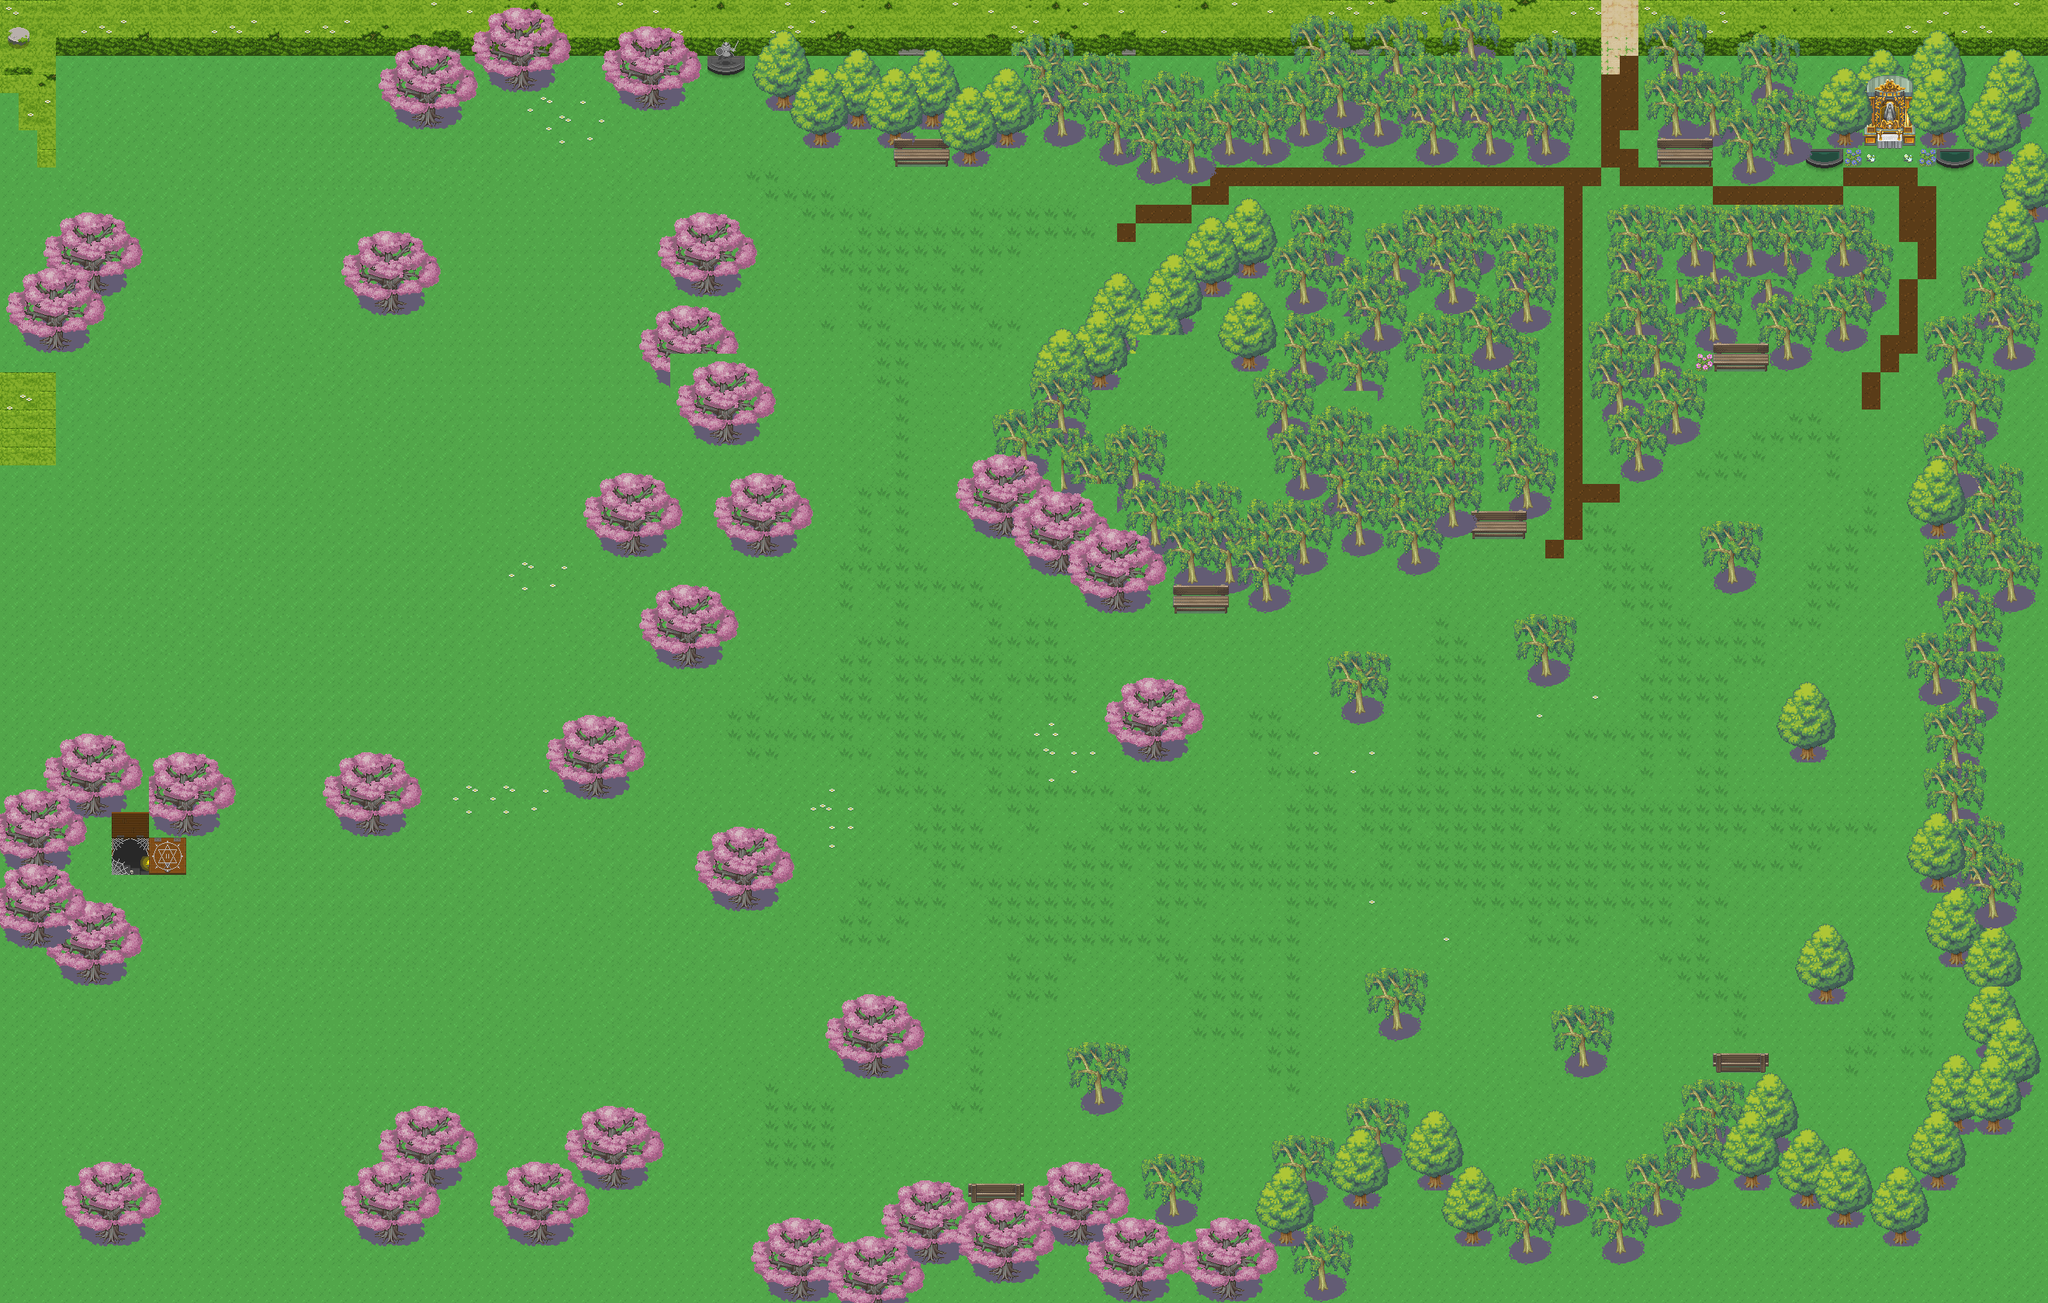

Rendered tile map (Tiled .tmx) drawn with the repository's tilesets; below, a short description and the map source with its tile grids summarised:
An orthogonal 110x70 tile map with 24x24 px tiles, 6 tile layers (Kachelebene 1, Kachelebene 2, Kachelebene 3, Kachelebene 4, ...), 4 tilesets and 421 objects.

<map version="2017.05.26" orientation="orthogonal" renderorder="right-down" width="110" height="70" tilewidth="24" tileheight="24" nextobjectid="449">
 <tileset firstgid="1" source="../../tilesets/uf_tileset_terrain.tsx" />
 <tileset firstgid="3041" source="../../tilesets/uf_tileset_baumendfrage.tsx" />
 <tileset firstgid="3921" source="../../tilesets/uf_tileset_baumendfrage_gross.tsx" />
 <tileset firstgid="4081" source="../../tilesets/uf_tileset_japanese_wedding24x24.tsx" />
 <layer name="Kachelebene 1" width="110" height="70">
  <data>[7700 cells, 7700 non-empty, 73 distinct tile ids]</data>
 </layer>
 <layer name="Kachelebene 2" width="110" height="70">
  <data>[7700 cells, 2540 non-empty, 98 distinct tile ids]</data>
 </layer>
 <layer name="Kachelebene 3" width="110" height="70">
  <data>[7700 cells, 2504 non-empty, 574 distinct tile ids]</data>
 </layer>
 <layer name="Kachelebene 4" width="110" height="70">
  <data>[7700 cells, 2077 non-empty, 558 distinct tile ids]</data>
 </layer>
 <layer name="Kachelebene 5" width="110" height="70">
  <data>[7700 cells, 331 non-empty, 77 distinct tile ids]</data>
 </layer>
 <layer name="Kachelebene 6" width="110" height="70">
  <data>[7700 cells, 150 non-empty, 146 distinct tile ids]</data>
 </layer>
 <objectgroup name="objects_players" visible="0">
  <object id="1" x="2040" y="72" width="72" height="144" />
  <object id="2" x="2112" y="168" width="24" height="48" />
  <object id="3" x="2136" y="192" width="72" height="48" />
  <object id="4" x="2040" y="216" width="96" height="24" />
  <object id="6" x="1584" y="192" width="456" height="48" />
  <object id="7" x="1944" y="240" width="144" height="24" />
  <object id="8" x="1992" y="264" width="72" height="24" />
  <object id="9" x="2208" y="216" width="168" height="24" />
  <object id="10" x="2088" y="240" width="264" height="24" />
  <object id="11" x="2352" y="240" width="72" height="24" />
  <object id="12" x="2376" y="216" width="48" height="24" />
  <object id="13" x="2400" y="192" width="72" height="24" />
  <object id="14" x="2424" y="216" width="144" height="48" />
  <object id="15" x="2424" y="264" width="120" height="24" />
  <object id="16" x="2424" y="288" width="120" height="24" />
  <object id="17" x="2448" y="312" width="96" height="24" />
  <object id="18" x="2448" y="336" width="72" height="24" />
  <object id="19" x="2448" y="360" width="72" height="24" />
  <object id="21" x="2424" y="384" width="96" height="24" />
  <object id="22" x="2424" y="408" width="48" height="24" />
  <object id="23" x="2352" y="432" width="120" height="24" />
  <object id="24" x="2280" y="456" width="192" height="24" />
  <object id="25" x="2208" y="456" width="72" height="24" />
  <object id="26" x="2208" y="480" width="288" height="48" />
  <object id="27" x="2208" y="528" width="288" height="24" />
  <object id="28" x="2160" y="552" width="312" height="24" />
  <object id="29" x="2160" y="576" width="312" height="24" />
  <object id="30" x="2016" y="600" width="432" height="24" />
  <object id="31" x="2016" y="576" width="48" height="24" />
  <object id="33" x="1992" y="528" width="72" height="48" />
  <object id="34" x="1992" y="408" width="48" height="120" />
  <object id="35" x="2016" y="288" width="48" height="120" />
  <object id="36" x="1944" y="264" width="48" height="24" />
  <object id="37" x="1632" y="240" width="312" height="24" />
  <object id="38" x="1752" y="264" width="48" height="24" />
  <object id="39" x="1752" y="168" width="48" height="24" />
  <object id="40" x="1536" y="216" width="48" height="48" />
  <object id="41" x="1464" y="216" width="72" height="96" />
  <object id="42" x="1272" y="192" width="168" height="144" />
  <object id="43" x="1440" y="216" width="24" height="120" />
  <object id="44" x="1464" y="312" width="24" height="24" />
  <object id="45" x="1320" y="168" width="72" height="24" />
  <object id="46" x="1272" y="336" width="144" height="48" />
  <object id="47" x="1272" y="384" width="120" height="24" />
  <object id="48" x="1272" y="408" width="72" height="24" />
  <object id="49" x="984" y="192" width="240" height="288" />
  <object id="50" x="1224" y="192" width="48" height="288" />
  <object id="51" x="1272" y="432" width="48" height="48" />
  <object id="52" x="1080" y="168" width="48" height="24" />
  <object id="53" x="1128" y="168" width="24" height="24" />
  <object id="55" x="984" y="168" width="96" height="24" />
  <object id="56" x="1296" y="168" width="24" height="24" />
  <object id="57" x="960" y="360" width="24" height="48" />
  <object id="58" x="984" y="120" width="24" height="48" />
  <object id="59" x="912" y="96" width="48" height="168" />
  <object id="60" x="960" y="120" width="24" height="168" />
  <object id="61" x="888" y="120" width="24" height="144" />
  <object id="62" x="864" y="120" width="24" height="144" />
  <object id="63" x="816" y="120" width="48" height="120" />
  <object id="64" x="744" y="120" width="72" height="96" />
  <object id="65" x="696" y="96" width="48" height="120" />
  <object id="66" x="648" y="96" width="48" height="120" />
  <object id="67" x="624" y="96" width="24" height="120" />
  <object id="68" x="600" y="144" width="24" height="72" />
  <object id="69" x="576" y="144" width="24" height="96" />
  <object id="70" x="552" y="144" width="24" height="96" />
  <object id="71" x="528" y="168" width="24" height="72" />
  <object id="72" x="504" y="192" width="24" height="72" />
  <object id="73" x="480" y="216" width="24" height="72" />
  <object id="74" x="456" y="216" width="24" height="72" />
  <object id="75" x="480" y="192" width="24" height="24" />
  <object id="76" x="432" y="216" width="24" height="96" />
  <object id="77" x="336" y="240" width="96" height="144" />
  <object id="78" x="312" y="312" width="24" height="72" />
  <object id="79" x="288" y="336" width="24" height="48" />
  <object id="80" x="240" y="336" width="48" height="48" />
  <object id="81" x="216" y="336" width="24" height="48" />
  <object id="82" x="192" y="336" width="24" height="48" />
  <object id="83" x="168" y="360" width="24" height="24" />
  <object id="84" x="144" y="360" width="24" height="24" />
  <object id="85" x="144" y="384" width="24" height="48" />
  <object id="86" x="168" y="384" width="264" height="48" />
  <object id="87" x="288" y="432" width="168" height="24" />
  <object id="88" x="336" y="456" width="120" height="24" />
  <object id="89" x="360" y="480" width="96" height="72" />
  <object id="90" x="384" y="552" width="96" height="24" />
  <object id="91" x="432" y="576" width="72" height="24" />
  <object id="92" x="432" y="600" width="144" height="24" />
  <object id="93" x="480" y="624" width="120" height="24" />
  <object id="94" x="576" y="600" width="24" height="24" />
  <object id="95" x="600" y="624" width="24" height="24" />
  <object id="96" x="528" y="648" width="96" height="24" />
  <object id="97" x="504" y="648" width="24" height="24" />
  <object id="98" x="624" y="648" width="24" height="24" />
  <object id="99" x="552" y="672" width="192" height="24" />
  <object id="101" x="552" y="696" width="240" height="48" />
  <object id="102" x="576" y="744" width="264" height="24" />
  <object id="103" x="792" y="696" width="168" height="48" />
  <object id="104" x="936" y="744" width="24" height="24" />
  <object id="105" x="624" y="768" width="192" height="48" />
  <object id="106" x="648" y="816" width="168" height="96" />
  <object id="107" x="624" y="912" width="96" height="24" />
  <object id="108" x="816" y="840" width="24" height="96" />
  <object id="109" x="840" y="840" width="24" height="360" />
  <object id="110" x="576" y="936" width="120" height="24" />
  </objectgroup>
 <objectgroup name="objects_npcs">
  <!-- 208 objects omitted --></objectgroup>
</map>
<!-- 316 of 421 objects omitted -->
